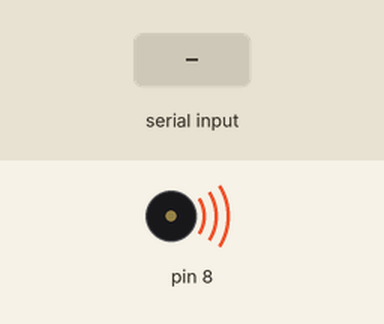
The sketch below on a simulated Arduino Uno, built with avr-gcc and run on an emulated ATmega328P. Parts: buzzer (waves = sounding). Inputs (shaded band) come from the test bench.

Above: at 0.01 s.
At 1.6 s:
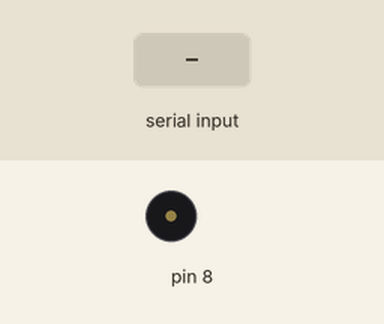
1.7 s: "1" received over Serial
At 2.4 s:
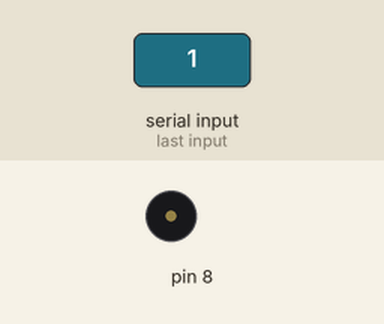
Timing chart, 0 to 4.7 s (numbered marks = the images above; inputs shaded):
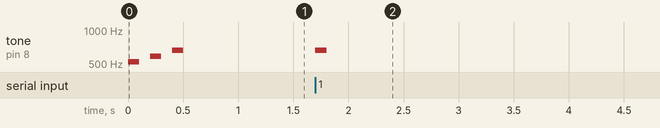

Measured:
- after the input at 1.7 s, tone on pin 8: silent → 659 Hz at once, → silent 0.10 s later
- by itself, tone on pin 8: plays 523 Hz for 0.10 s, 587 Hz for 0.10 s, 659 Hz for 0.10 s

The sketch:

week05_1_arduino_do_re_mi_Serial.ino
```cpp
///week05_1_arduino_do_re_mi_Serial
//modi from week02_5_processing_do_re_mi_import_serial_myPort_void_keyPressed_write
//google: 我想要把Arduino 和Processing結合
//在Processing按下key 1 2 3鍵 對應 Arduino 的 DoReMi使用USB Serial
void setup(){
  Serial.begin(9600);//usb Serial
  tone(8, 523, 100);//Do
  delay(200);

  tone(8, 587, 100);//Re
  delay(200);

  tone(8, 659, 100);//Mi
}
void loop(){
  if (Serial.available()){
  char c = Serial.read();
  if (c='1') tone(8, 523, 100);
  if (c='2') tone(8, 587, 100);
  if (c='3') tone(8, 659, 100);
  }
}
```
